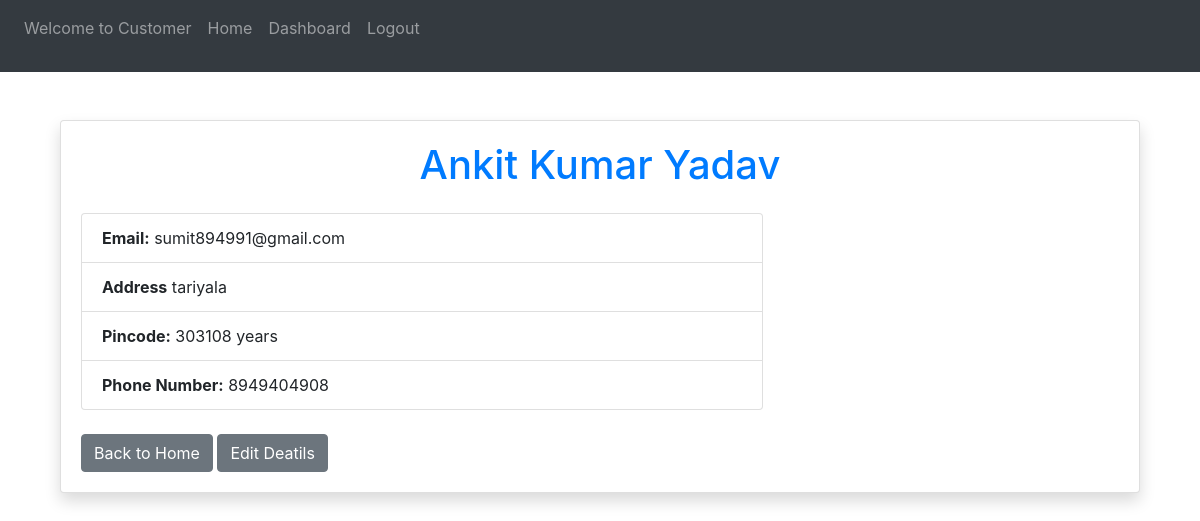
The page /customer/profile (signed in) on the database its author committed.
### website/models.py (models this page shows)
class Customer(db.Model,UserMixin):
    __tablename__ = "customer"
    id = db.Column(db.Integer, primary_key=True)
    email = db.Column(db.String(80), unique=True, nullable=False)
    name = db.Column(db.String(80), nullable=False)
    password = db.Column(db.String, nullable=False)
    address=db.Column(db.String(80),nullable=False)
    pincode=db.Column(db.Integer,nullable=False)
    phone=db.Column(db.Integer)
    service_requested=db.relationship('Service_request')

### website/views.py (the view)
@views.route("/customer/profile")
@role_required("customer")
def customer_profile():
    customer=Customer.query.get(int(current_user.id))
    return render_template("customer_profile.html",customer=customer)

### website/views.py (called while the page is built)
def role_required(required_role):
    def decorator(func):
        @functools.wraps(func)
        @login_required
        def wrapper(*args, **kwargs):
            if session.get('user_type') != required_role:
                abort(403)
            return func(*args, **kwargs)
        return wrapper
    return decorator

### website/templates/customer_profile.html
{% extends "base.html"%}{% block content %}
<div class="container my-5">
    <div class="card shadow">
        <div class="card-body">
            <h1 class="card-title text-center text-primary">{{ customer.name }}</h1>
            <div class="row my-4">
                <div class="col-md-8">
                    <ul class="list-group">
                        <li class="list-group-item">
                            <strong>Email:</strong> {{ customer.email }}
                        </li>
                        <li class="list-group-item">
                            <strong>Address</strong> {{ customer.address }}
                        </li>
                        <li class="list-group-item">
                            <strong>Pincode:</strong> {{ customer.pincode }} years
                        </li>
                        <li class="list-group-item">
                            <strong>Phone Number:</strong> {{ customer.phone }}
                        </li>
                    </ul>
                </div>
            </div>
            <a href="/customer" class="btn btn-secondary">Back to Home</a>
            <a href="/customer/profile/edit" class="btn btn-secondary">Edit Deatils</a>
        </div>
    </div>
</div>
{%endblock%}

### rows shown on the page
Customer: name "Ankit Kumar Yadav", email "sumit894991@gmail.com", address "tariyala", pincode "303108", phone "8949404908"
